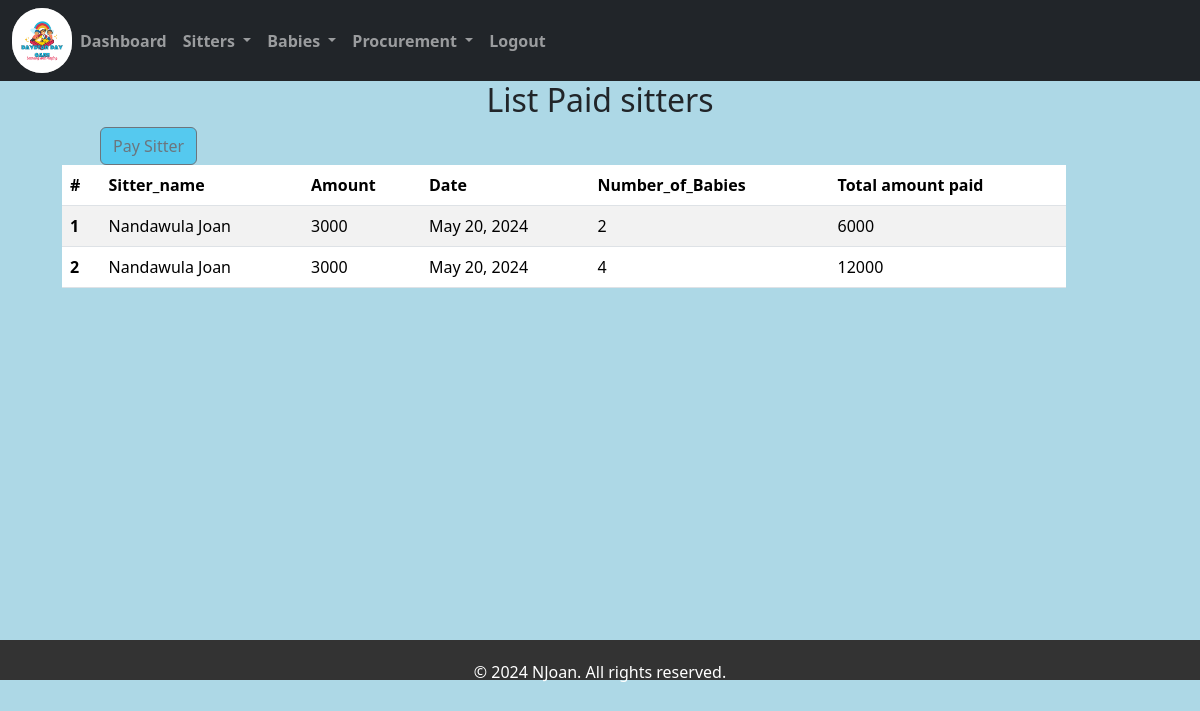
The page /spaymentlist/ on the database as committed earlier.
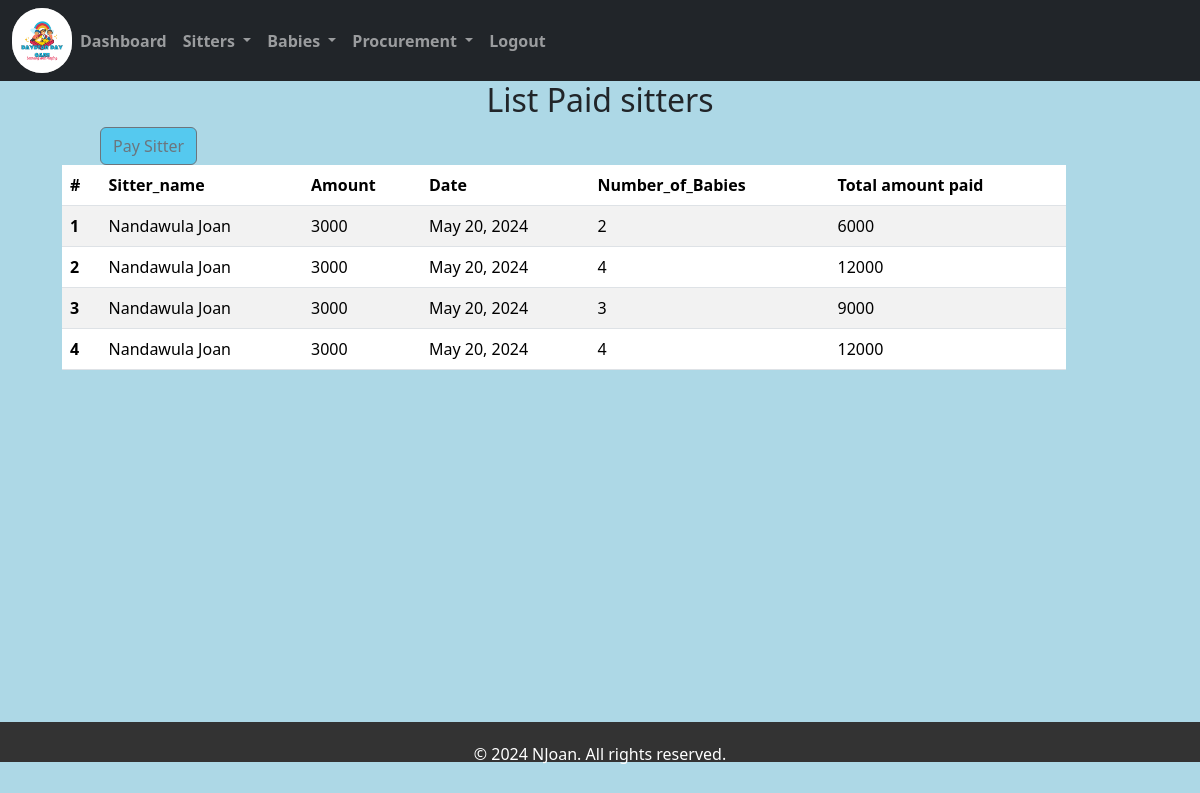
The same page on the database as committed later.
### home/models.py (models this page shows, shortened)
class Spayment(models.Model):
    name = models.CharField(max_length=100, null= True, blank= False)
    amount = models.DecimalField(max_digits=10, decimal_places=0, default=3000)
    date = models.DateField(default=timezone.now)
    numbers_of_babies_attended_to = models.IntegerField(default=0)
    @property
    def total_amount_paid(self):
        return self.amount * self.numbers_of_babies_attended_to

### home/views.py (the view)
# urls.py: path('spaymentlist/',views.spaymentlist, name='spaymentlist'),
def spaymentlist(request):
   spaymentlist = Spayment.objects.all()
   return render (request, 'spaymentlist.html',{'spaymentlist':spaymentlist})

### home/templates/spaymentlist.html (shortened to what this page needs)
{% extends 'base.html' %}
{% block content %}
<h2>List Paid sitters</h2>
<a href="/spayment" class="btn btn-outline-secondary" style="margin-left: 100px;  background-color: rgb(85, 201, 239)">Pay Sitter</a>
<div class="container">
  <table class="table table-striped" style="width: 90%; margin-left: 20px;">
    <thead>
        <tr>
            <th scope="col">#</th>
            <th scope="col">Sitter_name</th>
            <th scope="col">Amount</th>
            <th scope="col">Date</th>
            <th scope="col">Number_of_Babies</th>
            <th scope="col">Total amount paid</th>
        </tr>
    </thead>
    <tbody>
        {% for sitter in spaymentlist %}
        <tr>
            <th scope="row">{{ sitter.id }}</th>
            <td>{{ sitter.name }}</td>
            <td>{{ sitter.amount }}</td>
            <td>{{ sitter.date }}</td>
            <td>{{ sitter.numbers_of_babies_attended_to }}</td>
            <td>{{ sitter.total_amount_paid }}</td>
        </tr>
        {% endfor %}
    </tbody>
</table>
</div>
<br><br><br><br><br><br><br><br><br><br><br><br><br><br>
{% endblock %}

Rows that differ between the two databases and show on the page:
added Spayment: id "3", name "Nandawula Joan", amount "3000", date "May 20, 2024", numbers_of_babies_attended_to "3", total_amount_paid "9000"
added Spayment: id "4", name "Nandawula Joan", amount "3000", date "May 20, 2024", numbers_of_babies_attended_to "4", total_amount_paid "12000"
